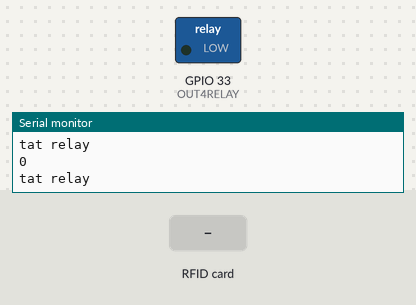
Simulated run of this sketch. Board: ESP32. On the bench: switched loads named in the sketch (green lamp = pin HIGH), the last lines printed to the serial monitor. The inputs (shaded band) are chosen by the test bench.

Above: at 1.5 s.
1.6 s: RFID card 5E 7A 19 C4 held to the reader
At 2.4 s:
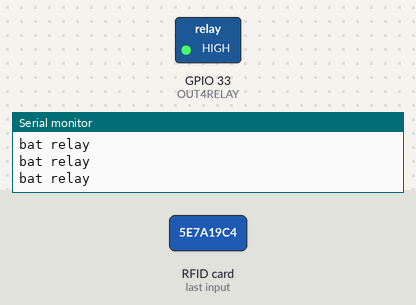
Timing chart, 0 to 20.4 s (numbered marks = the images above; inputs shaded):
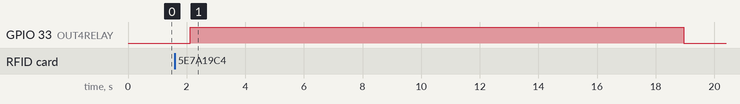

Measured:
- after the input at 1.6 s, GPIO 33 (OUT4RELAY): LOW → HIGH after 0.53 s, → LOW 16.8 s later

The sketch:

checkcard.ino.ino
```cpp
#include <SPI.h>
#include <MFRC522.h>

#define SS_PIN 21   // SDA
#define RST_PIN 22  // RST
MFRC522 mfrc522(SS_PIN, RST_PIN);
#define OUT4RELAY 33 // output
void setup()
{
  Serial.begin(115200);
  SPI.begin(18,19,23,21);  // SPI.begin(SCK, MISO, MOSI, SS_optional)
  mfrc522.PCD_Init();// Khởi tạo RC522
  delay(300);
  Serial.println("da san sang doc the");
  pinMode(OUT4RELAY,OUTPUT);
}


bool hasCard() {
  byte atqa[2];
  byte atqaLen = 2;
  // Gửi lệnh REQA và xem phản hồi
  MFRC522::StatusCode status = mfrc522.PICC_RequestA(atqa, &atqaLen);
  return (status == MFRC522::STATUS_OK);  // true nếu có thẻ
}


void loop()
{
  bool a = 0;
 a = hasCard();
 Serial.println(a);
  vedau:
  delay(50);
  if (a==true)
  {
    start:
    digitalWrite(OUT4RELAY,1);  //relay on
    Serial.println("bat relay");
  	while(1)
    {
       a = hasCard();
      if (a==true)
      {
        digitalWrite(OUT4RELAY,1);
        Serial.println("bat relay");
      }
      else
        for(int i=0;i<16;i++)
      {
        a=hasCard();
        delay(1000);
        Serial.print("time remaining: ");
        Serial.print(16-i);
        Serial.println("s");
          if (a==true){
          goto start;}
      }

      goto vedau;
    }
  }
  else
    digitalWrite(OUT4RELAY,0); // relay off
    Serial.println("tat relay");
    delay(500);
}
```
